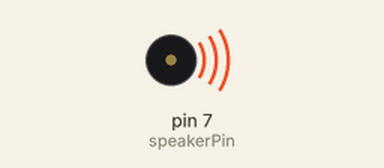
Simulated run of this sketch. Board: Arduino Uno, built with avr-gcc and run on an emulated ATmega328P. On the bench: buzzer (waves = sounding).

Above: at 0.1 s.
Timing chart, 0 to 40.0 s (numbered marks = the images above):
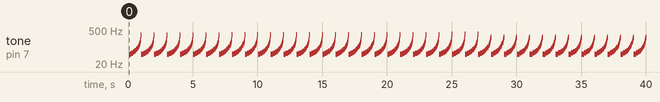

Measured:
- by itself, tone on pin 7 (speakerPin): plays 51 Hz for 0.16 s, 56 Hz for 0.16 s, 63 Hz for 0.12 s, 70 Hz for 0.12 s, 80 Hz for 0.08 s, 90 Hz for 0.08 s … (491 notes in this stretch)

The sketch:

031418_notes_lasersound.ino
```cpp
int speakerPin = 7;

void setup() {
  pinMode(speakerPin, OUTPUT);
}

void loop() {
  for (int i = 10000; i > 1000; i -= 100) {
    digitalWrite(speakerPin, HIGH);
    delayMicroseconds(i);

    digitalWrite(speakerPin, LOW);
    delayMicroseconds(i);
  }
}
```
